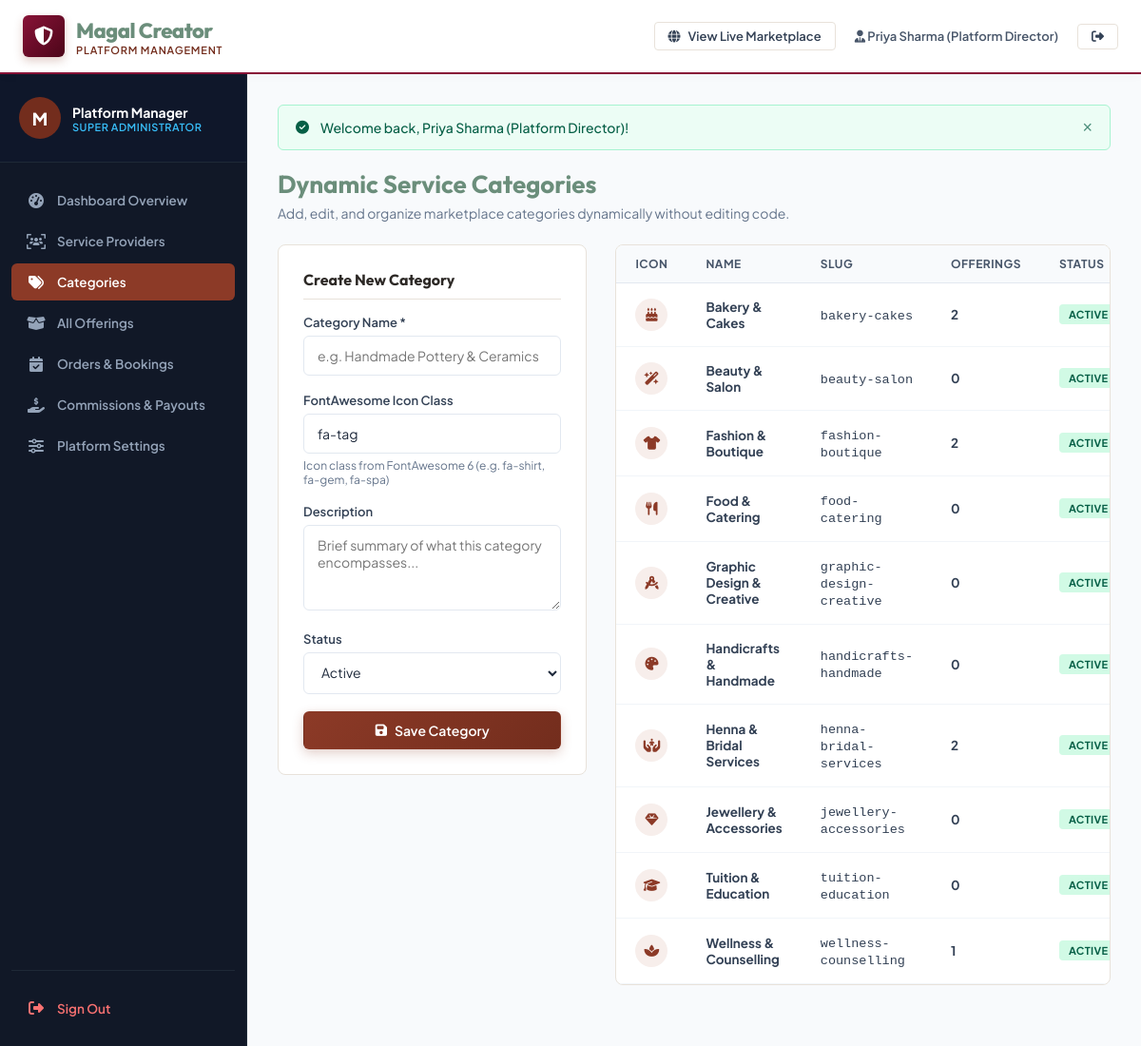
Screenshot of /manager/categories.php (signed in) with the database file from the repository.
### tables this page shows
CREATE TABLE `categories` (
    `id` INT UNSIGNED AUTO_INCREMENT PRIMARY KEY,
    `name` VARCHAR(100) NOT NULL UNIQUE,
    `slug` VARCHAR(120) NOT NULL UNIQUE,
    `description` TEXT DEFAULT NULL,
    `icon_class` VARCHAR(50) DEFAULT 'fa-tag',
    `status` ENUM('active', 'inactive') NOT NULL DEFAULT 'active',
    `created_at` TIMESTAMP DEFAULT CURRENT_TIMESTAMP,
    `updated_at` TIMESTAMP DEFAULT CURRENT_TIMESTAMP ON UPDATE CURRENT_TIMESTAMP,
    INDEX `idx_cat_status` (`status`)
);

### includes/security.php (called while the page is built, shortened)
<?php
function e(mixed $string): string {
    return htmlspecialchars((string)($string ?? ''), ENT_QUOTES, 'UTF-8');
}

### manager/categories.php (the view, shortened to what this page needs)
<?php
require_once __DIR__ . '/../includes/security.php';
require_once __DIR__ . '/../includes/helpers.php';
include __DIR__ . '/includes/header.php';
$editCat = null;
$categories = $db->query("
    SELECT c.*, COUNT(p.id) AS total_items
    FROM categories c
    LEFT JOIN products p ON c.id = p.category_id
    GROUP BY c.id
    ORDER BY c.name ASC
")->fetchAll();
?>
<div style="margin-bottom: 24px;">
    <h1 style="font-size: 26px; color: var(--secondary); margin-bottom: 4px;">Dynamic Service Categories</h1>
    <p style="font-size: 14px; color: #64748b;">Add, edit, and organize marketplace categories dynamically without editing code.</p>
</div>
<div style="display: grid; grid-template-columns: 1fr 1.6fr; gap: 30px; align-items: flex-start;">
    <div style="background: #ffffff; border: 1px solid var(--border-color); border-radius: var(--radius-lg); padding: 26px; box-shadow: var(--shadow-sm);">
        <h3 style="font-size: 16px; margin-bottom: 16px; color: var(--text-heading); border-bottom: 1px solid var(--border-color); padding-bottom: 10px;">
            <?php echo $editCat ? 'Edit Category' : 'Create New Category'; ?>
        </h3>
        <form action="<?php echo BASE_URL; ?>/manager/categories.php" method="POST">
            <div class="form-group">
                <label class="form-label" for="catName">Category Name *</label>
                <input type="text" id="catName" name="name" class="form-control" required placeholder="e.g. Handmade Pottery &amp; Ceramics" value="<?php echo e($editCat['name'] ?? ''); ?>">
            </div>
            <div class="form-group">
                <label class="form-label" for="catIcon">FontAwesome Icon Class</label>
                <input type="text" id="catIcon" name="icon_class" class="form-control" placeholder="e.g. fa-palette, fa-cake-candles" value="<?php echo e($editCat['icon_class'] ?? 'fa-tag'); ?>">
                <div class="form-hint">Icon class from FontAwesome 6 (e.g. fa-shirt, fa-gem, fa-spa)</div>
            </div>
            <div class="form-group">
                <label class="form-label" for="catDesc">Description</label>
                <textarea id="catDesc" name="description" class="form-control" placeholder="Brief summary of what this category encompasses..."><?php echo e($editCat['description'] ?? ''); ?></textarea>
            </div>
            <div class="form-group">
                <label class="form-label" for="catStatus">Status</label>
                <select id="catStatus" name="status" class="form-control">
                    <option value="active" <?php echo (($editCat['status'] ?? 'active') === 'active') ? 'selected' : ''; ?>>Active</option>
                </select>
            </div>
            <div style="display: flex; gap: 10px; margin-top: 16px;">
                <button type="submit" class="btn btn-primary" style="flex: 1;">
                    <i class="fa-solid fa-save"></i> <?php echo $editCat ? 'Update Category' : 'Save Category'; ?>
                </button>
            </div>
        </form>
    </div>
    <div class="data-table-card">
        <table class="data-table">
            <thead>
                <tr>
                    <th style="width: 50px;">Icon</th>
                    <th>Name</th>
                    <th>Slug</th>
                    <th>Offerings</th>
                    <th>Status</th>
                </tr>
            </thead>
            <tbody>
                <?php foreach ($categories as $cat): ?>
                    <tr>
                        <td>
                            <div style="width: 34px; height: 34px; border-radius: 50%; background: #F7EEEB; color: #8C3A27; display: flex; align-items: center; justify-content: center; font-size: 14px;">
                                <i class="fa-solid <?php echo e($cat['icon_class'] ?: 'fa-tag'); ?>"></i>
                            </div>
                        </td>
                        <td><strong><?php echo e($cat['name']); ?></strong></td>
                        <td><code><?php echo e($cat['slug']); ?></code></td>
                        <td><strong><?php echo (int)$cat['total_items']; ?></strong></td>
                        <td>
                            <?php if ($cat['status'] === 'active'): ?>
                                <span class="badge" style="background: #d1fae5; color: #065f46;">Active</span>
                            <?php else: ?>
                                <span class="badge" style="background: #f1f5f9; color: #64748b;">Inactive</span>
                            <?php endif; ?>
                        </td>
                    </tr>
                <?php endforeach; ?>
            </tbody>
        </table>
    </div>
</div>
<?php include __DIR__ . '/includes/footer.php'; ?>

### assets/css/style.css (style rules this page uses)
:root { --color-primary: #8C3A27; --color-primary-hover: #732D1D; --color-accent: #D9822B; --color-accent-hover: #BF6E1C; --color-support: #6B8E7B; --color-support-light: #EBF2EE; --color-bg: #FAF8F5; --color-card-bg: #FFFFFF; --color-text: #2C2825; --color-text-muted: #6E6761; --color-border: #E8E2DA; --primary: var(--color-primary); --primary-hover: var(--color-primary-hover); --primary-light: #E8D4CE; --primary-faint: #F7EEEB; --secondary: var(--color-support); --secondary-hover: #557564; --accent: var(--color-accent); --text-heading: var(--color-text); --text-on-primary: #FFFFFF; --border-color: var(--color-border); --radius-sm: 4px; --radius-md: 6px; --radius-lg: 8px; --transition-fast: 150ms ease; --font-family: 'Plus Jakarta Sans', 'Inter', -apple-system, BlinkMacSystemFont, "Segoe UI", Roboto, sans-serif; }
*, *::before, *::after { box-sizing: border-box; margin: 0; padding: 0; }
body { background-color: var(--color-bg); color: var(--color-text); font-family: var(--font-family); }
h1, h2, h3, h4, h5, h6 { font-family: 'Outfit', sans-serif; color: var(--text-heading); font-weight: 700; line-height: 1.25; }
.btn { display: inline-flex; align-items: center; justify-content: center; gap: 8px; font-family: 'Plus Jakarta Sans', sans-serif; font-size: 14px; font-weight: 600; padding: 10px 20px; border-radius: var(--radius-md); cursor: pointer; border: 1px solid transparent; transition: all var(--transition-fast); text-decoration: none; white-space: nowrap; }
.btn-primary { background: linear-gradient(135deg, var(--primary), var(--primary-hover)); color: var(--text-on-primary); box-shadow: 0 4px 12px rgba(140, 58, 39, 0.25); }
.form-group { margin-bottom: 18px; }
.form-label { display: block; font-size: 13px; font-weight: 600; color: #334155; margin-bottom: 6px; }
.form-control { width: 100%; padding: 11px 14px; font-family: inherit; font-size: 14px; color: #1e293b; background: #ffffff; border: 1.5px solid #e2e8f0; border-radius: var(--radius-md); transition: all var(--transition-fast); }
textarea.form-control { resize: vertical; min-height: 90px; }
.form-hint { font-size: 12px; color: #64748b; margin-top: 5px; }

### assets/css/components.css (style rules this page uses)
.badge { display: inline-flex; align-items: center; gap: 4px; font-size: 11px; font-weight: 700; padding: 4px 10px; border-radius: var(--radius-sm); text-transform: uppercase; letter-spacing: 0.4px; }

### assets/css/dashboard.css (style rules this page uses)
.data-table-card { background: #ffffff; border: 1px solid var(--border-color); border-radius: var(--radius-lg); box-shadow: var(--shadow-sm); overflow: hidden; margin-bottom: 32px; }
.data-table { width: 100%; border-collapse: collapse; font-size: 13.5px; text-align: left; }
.data-table th { background: #f8fafc; color: #475569; font-weight: 700; padding: 12px 20px; border-bottom: 1px solid #e2e8f0; font-size: 12px; text-transform: uppercase; letter-spacing: 0.5px; }
.data-table td { padding: 16px 20px; border-bottom: 1px solid #f1f5f9; color: #334155; vertical-align: middle; }

### rows the page displays
categories: name "Bakery & Cakes", slug "bakery-cakes", total_items "2", status "ACTIVE"
categories: name "Beauty & Salon", slug "beauty-salon", total_items "0", status "ACTIVE"
categories: name "Fashion & Boutique", slug "fashion-boutique", total_items "2", status "ACTIVE"
categories: name "Food & Catering", slug "food-catering", total_items "0", status "ACTIVE"
categories: name "Graphic Design & Creative", slug "graphic-design-creative", total_items "0", status "ACTIVE"
categories: name "Handicrafts & Handmade", slug "handicrafts-handmade", total_items "0", status "ACTIVE"
categories: name "Henna & Bridal Services", slug "henna-bridal-services", total_items "2", status "ACTIVE"
categories: name "Jewellery & Accessories", slug "jewellery-accessories", total_items "0", status "ACTIVE"
categories: name "Tuition & Education", slug "tuition-education", total_items "0", status "ACTIVE"
categories: name "Wellness & Counselling", slug "wellness-counselling", total_items "1", status "ACTIVE"

### other values shown
$_SESSION['user_name'] "Priya Sharma (Platform Director)"
$msg "Welcome back, Priya Sharma (Platform Director)!"
